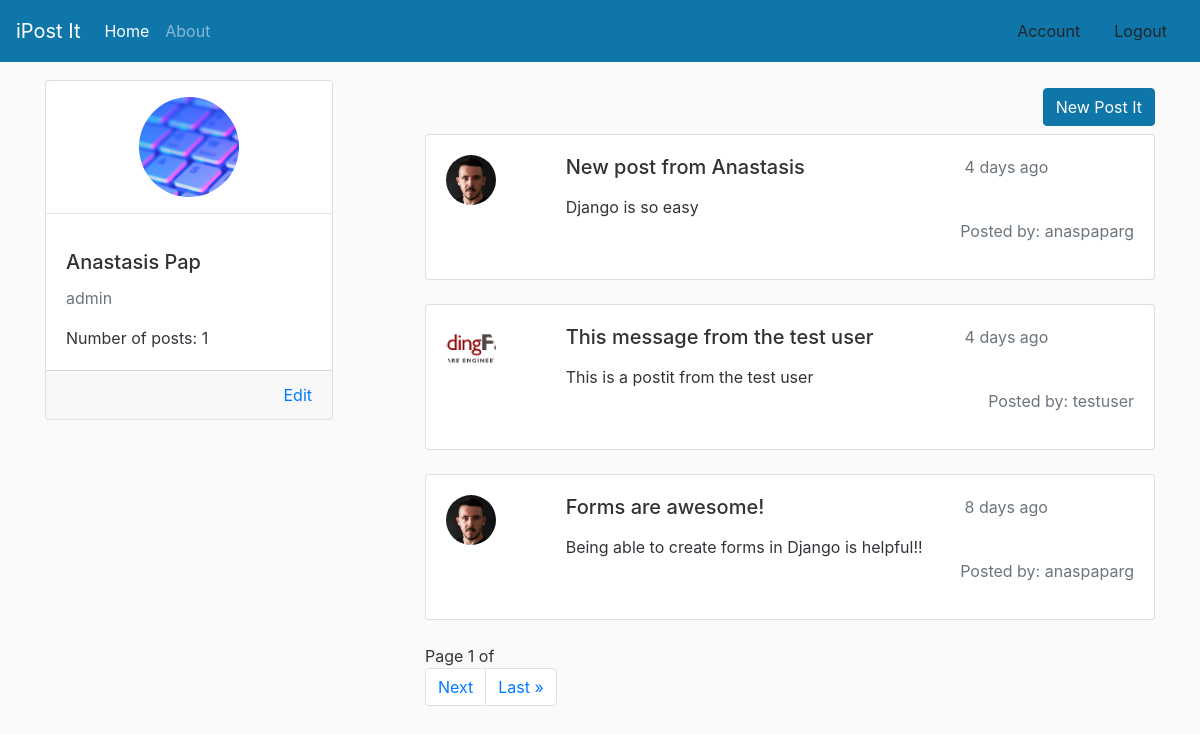
The app's page / (signed in) with its own data.
### users/models.py (models this page shows, shortened)
class UserImageExtension(models.Model):
    user = models.OneToOneField(User, on_delete=models.CASCADE)
    user_image = models.ImageField(upload_to='user-images')

### post/models.py (models this page shows, shortened)
class PostIt(models.Model):
    post_title = models.CharField(max_length=100)
    post_body = models.TextField(max_length=300)
    posted_date = models.DateTimeField(default=timezone.now)
    posted_by = models.ForeignKey(User, on_delete=models.CASCADE)
    def time_published(self):
        time_difference = timezone.now() - self.posted_date
        if time_difference.days == 0 and 0 <= time_difference.seconds < 60:
            seconds = time_difference.seconds
            if seconds == 1:
                return f'{str(seconds)} second ago'
            else:
                return f'{str(seconds)} seconds ago'
        if time_difference.days == 0 and 60 <= time_difference.seconds < 3600:
            minutes = math.floor(time_difference.seconds / 60)
            if minutes == 1:
                return f'{str(minutes)} minute ago'
            else:
                return f'{str(minutes)} minutes ago'
        if time_difference.days == 0 and 3600 <= time_difference.seconds < 86400:
            hours = math.floor(time_difference.seconds / 3600)
            if hours == 1:
                return f'{str(hours)} hour ago'
            else:
                return f'{str(hours)} hours ago'
        if 1 <= time_difference.days < 30:
            days = time_difference.days
            if days == 1:
                return f'{str(days)} day ago'
            else:
                return f'{str(days)} days ago'

### post/views.py (the view)
# urls.py: path("", views.home_page, name='post-home'),
@login_required()
def home_page(request):
    if request.method == 'POST':
        form = PostItForm(request.POST)
        form.instance.posted_by = request.user
        if form.is_valid():
            form.save()
            return redirect('post-home')
    else:
        form = PostItForm()
    number_of_posts = PostIt.objects.filter(posted_by=request.user.id)
    post_it_list = PostIt.objects.order_by('-posted_date')
    paginator = Paginator(post_it_list, 3)
    page_number = request.GET.get('page')
    page_obj = paginator.get_page(page_number)
    context = {
        'post_its': page_obj,
        'number_of_personal_posts': len(number_of_posts),
        'form': form
    }
    return render(request, 'post/home.html', context)

### post/templates/post/home.html (shortened to what this page needs)
{% extends "post/main.html" %}
{% load crispy_forms_tags %}
{% block content %}
<div class="container">
    <div class="row">
        <div class="col">
            <div class="card" style="width: 18rem;">
                <div class="d-flex justify-content-center mt-3">
                    {% if not user.userimageextension.user_image.url %}
                    <svg xmlns="http://www.w3.org/2000/svg" width="100" height="100" fill="currentColor"
                         class="bi bi-person"
                         viewBox="0 0 16 16">
                        <path d="M8 8a3 3 0 1 0 0-6 3 3 0 0 0 0 6zm2-3a2 2 0 1 1-4 0 2 2 0 0 1 4 0zm4 8c0 1-1 1-1 1H3s-1 0-1-1 1-4 6-4 6 3 6 4zm-1-.004c-.001-.246-.154-.986-.832-1.664C11.516 10.68 10.289 10 8 10c-2.29 0-3.516.68-4.168 1.332-.678.678-.83 1.418-.832 1.664h10z"/>
                    </svg>
                    {% else %}
                    <img class="rounded-circle"
                         src="{{user.userimageextension.user_image.url}}"
                         alt="user-image" width="100" height="100"
                         style="object-fit: cover;">
                    {% endif %}
                </div>
                <hr>
                <div class="card-body">
                    <h5 class="card-title">{{user.first_name}} {{user.last_name}}</h5>
                    <p class="text-muted">{{ user.username }}</p>
                    <p class="card-text">Number of posts: {{ number_of_personal_posts }}</p>
                </div>
                <div class="card-footer d-flex justify-content-end">
                    <a href="{% url 'post-account' %}" class="card-link">Edit</a>
                </div>
            </div>
        </div>
        <div class="col-8">
            <div class="mt-2 mb-2 d-flex justify-content-end">
                <button type="button" class="btn btn-primary" data-toggle="modal" data-target="#exampleModalCenter">
                    New Post It
                </button>
            </div>
            {% for post_it in post_its %}
            <div class="card mb-4">
                <div class="card-body">
                    <div>
                        <div class="row" style="cursor:pointer" onclick="singlePostit({{post_it.id}})">
                            <div class="col-2">
                                {% if not post_it.posted_by.userimageextension.user_image.url %}
                                <svg xmlns="http://www.w3.org/2000/svg" width="50" height="50" fill="currentColor"
                                     class="bi bi-person"
                                     viewBox="0 0 16 16">
                                    <path d="M8 8a3 3 0 1 0 0-6 3 3 0 0 0 0 6zm2-3a2 2 0 1 1-4 0 2 2 0 0 1 4 0zm4 8c0 1-1 1-1 1H3s-1 0-1-1 1-4 6-4 6 3 6 4zm-1-.004c-.001-.246-.154-.986-.832-1.664C11.516 10.68 10.289 10 8 10c-2.29 0-3.516.68-4.168 1.332-.678.678-.83 1.418-.832 1.664h10z"/>
                                </svg>
                                {% else %}
                                <img class="rounded-circle"
                                     src="{{post_it.posted_by.userimageextension.user_image.url}}"
                                     alt="User Image" width="50" height="50"
                                     style="object-fit: cover;">
                                {% endif %}
                            </div>
                            <div class="col-10">
                                <div class="row">
                                    <div class="col">
                                        <h5 class="card-title">{{post_it.post_title}}</h5>
                                    </div>
                                    <div class="col-4">
                                        <p class="text-muted">{{post_it.time_published}}</p>
                                    </div>
                                </div>
                                <p class="card-text">
                                    {{post_it.post_body}}
                                </p>
                            </div>
                        </div>
                        <div class="d-flex justify-content-end">
                            <p class="text-secondary">Posted by: {{post_it.posted_by}}</p>
                        </div>
                    </div>
                </div>
            </div>
            {% endfor %}
            <nav>
                <span class="current">
                    Page {{ post_its.number }} of {{ post_its.paginator.num_page }}
                </span>
                <ul class="pagination">
                    {% if post_its.has_next %}
                    <li class="page-item">
                        <a class="page-link" href="?page={{ post_its.next_page_number }}">
                            Next
                        </a>
                    </li>
                    <li class="page-item">
                        <a class="page-link" href="?page={{ post_its.paginator.num_pages }}">
                            Last &raquo
                        </a>
                    </li>
                    {% endif %}
                </ul>
            </nav>
        </div>
    </div>
</div>
{% endblock content %}

### post/templates/post/main.html (shortened to what this page needs)
{% load static %}
<!doctype html>
<html lang="en">
<head>
    <link rel="stylesheet" type="text/css" href="{% static 'post/css/bootstrap.css' %}">
    <link rel="stylesheet" type="text/css" href="{% static 'post/css/base.css' %}">
</head>
<body>
<nav class="navbar navbar-expand-md navbar-dark main-color fixed-top">
    <a class="navbar-brand" href="#">iPost It</a>
    <div class="collapse navbar-collapse" id="navbarNav">
        <ul class="navbar-nav">
            {% if user.is_authenticated %}
            <li class="nav-item active">
                <a class="nav-link" href="{% url 'post-home' %}">Home </a>
            </li>
            {% endif %}
            <li class="nav-item">
                <a class="nav-link" href="{% url 'post-about' %}">About</a>
            </li>
        </ul>
        <ul class="navbar-nav ml-auto">
            {% if user.is_authenticated %}
            <li class="nav-item m-1">
                <a type="button" class="btn btn-outline" href="{% url 'post-account' %}">Account</a>
            </li>
            <li class="nav-item m-1">
                <a type="button" class="btn btn-outline" href="{% url 'logout' %}">Logout</a>
            </li>
            {% endif %}
        </ul>
    </div>
</nav>
{% block content %}{% endblock %}
</body>
</html>

### post/static/post/css/base.css (style rules this page uses)
body { background: #fafafa; color: #33333a; margin-top: 5rem; }
h1, h2, h3, h4, h5, h6 { color: #323232; }
.main-color { background-color: #0e76a8 ; }

### records on screen
PostIt: posted_by.userimageextension.user_image (picture), post_title "New post from Anastasis", time_published "4 days ago", post_body "Django is so easy", posted_by "anaspaparg"
PostIt: posted_by.userimageextension.user_image (picture), post_title "This message from the test user", time_published "4 days ago", post_body "This is a postit from the test user", posted_by "testuser"
PostIt: posted_by.userimageextension.user_image (picture), post_title "Forms are awesome!", time_published "8 days ago", post_body "Being able to create forms in Django is helpful!!", posted_by "anaspaparg"

### other values on screen
{{ user.first_name }} "Anastasis"
{{ user.last_name }} "Pap"
{{ user.username }} "admin"
{{ number_of_personal_posts }} "1"
{{ post_its.number }} "1"
